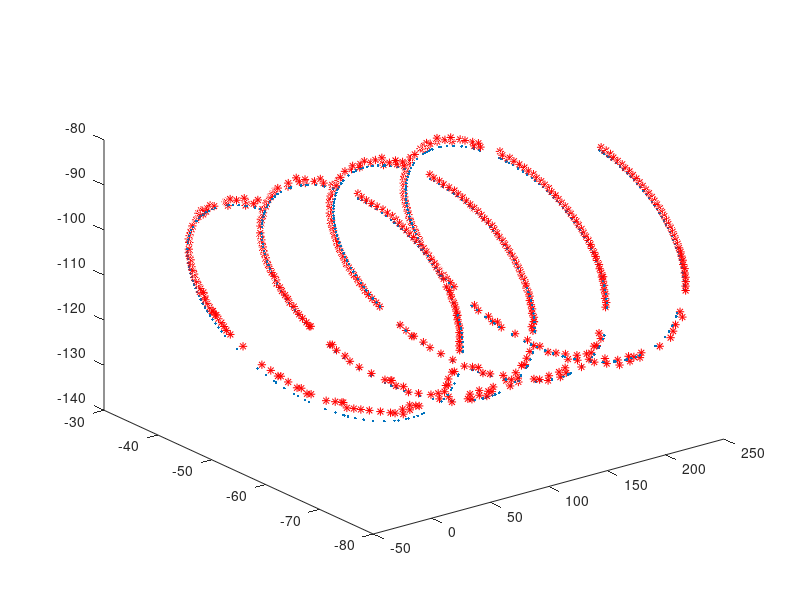

Write the MATLAB code that produced this figure.
clear all;
close all;

A =csvread("1541HelixZPos.csv");
S = A(:,3);
x0=A(1,1)
y0=A(1,2)
z0=A(1,3)

X= A(:,1)';
Y= A(:,2)';
Z= A(:,3)';


%Initial Condition
    %Initial Guess
      Rperp=22;   %Radius
      Rparl=-10;  %Pitch
    %Produced by Hough Transform (Central Point)
      xp=-54;   
      yp=-110;
    %---<
    theta0=atan2(y0-yp,x0-xp);
    thetaMinus=theta0;
for k=1:length(X)


    theta1(k)=atan2(Y(k)-yp,X(k)-xp); %Imagine this is time elapsed
    theta(k) = theta1(k)-theta0;      %Imagine this is delta-time
    
    if ((theta(k)-thetaMinus)>2)
       %z0=xhatminus(3,k-1)+abs(Rparl*theta(k));     %+20 Because when Theta 2 it Jumped -18
       z0=Z(k)+abs(Rparl*theta(k));
       xhatminus(3,k-1)
       abs(Rparl*theta(k))
    endif
    thetaMinus=theta(k);
    
    
    #Time update
    F=[cos(theta0+theta(k)) 0; sin(theta0+theta(k)) 0; 0 theta(k)];
    xhatminus(:,k)=F*[Rperp Rparl]'+[xp yp z0]';
    
      %MEASUREMENT UPDATE USING Rparl measurement

    %Error Measurement
    errorT(:,k)=[X(k);Y(k);Z(k)]-xhatminus(:,k);
    errorAbs = abs(errorT);
    
endfor
    start=1;
    finnish=length(X);
 
    plot3(xhatminus(3,start:finnish),xhatminus(1,start:finnish),xhatminus(2,start:finnish),'.')
    hold on;
    plot3(Z(start:finnish),X(start:finnish),Y(start:finnish),'r*')
